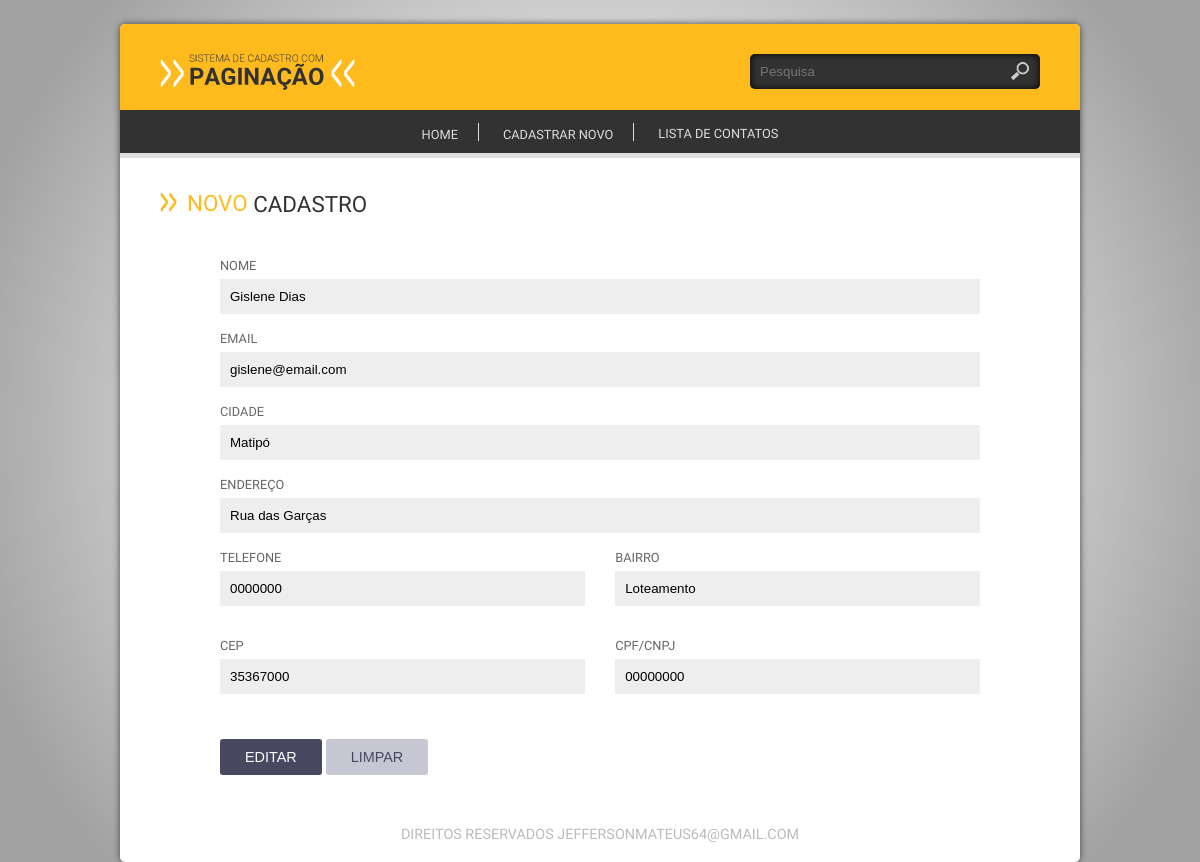
Page /index.php?link=2&acao=Editar&id=3 on the committed database.
### tables this page shows
CREATE TABLE `cliente` (
  `id_cliente` int(11) NOT NULL,
  `cliente` varchar(2000) NOT NULL,
  `endereco` varchar(150) DEFAULT NULL,
  `bairro` varchar(100) DEFAULT NULL,
  `cidade` varchar(100) DEFAULT NULL,
  `cep` varchar(10) NOT NULL,
  `fone` varchar(15) NOT NULL,
  `email` varchar(150) NOT NULL,
  `cpf` varchar(11) NOT NULL
);

### config/crud.php (called while the page is built, shortened)
<?php
function openConection() {
    $conection = @mysqli_connect(HOST, USER, PASSWORD, DATABASE) or die(mysqli_connect_error());
    mysqli_set_charset($conection, CHARSET);
    return $conection;
}
function runsql($sql) {
    $conection = openConection();
    $qry = @mysqli_query($conection, $sql) or die(mysqli_erro($conection));
    return $qry;
}
function queryData($tabela, $condicao = NULL, $campos = "*") {
    $sql = "SELECT {$campos} FROM {$tabela} {$condicao}";
    $qry = runsql($sql);
    if (!mysqli_num_rows($qry)) {
        return FALSE;
    } else {
        while ($linha = @mysqli_fetch_array($qry)) {
            $dados[] = $linha;
        }
        return $dados;
    }
}

### frm/frm_cliente.php (the view, shortened to what this page needs)
<?php
$acao = isset($_GET["acao"]) ? $_GET["acao"] : "Cadastrar";
$id = isset($_GET["id"]) ? $_GET["id"] : NULL;
if ($id) {
    $cliente = queryData("`cliente` WHERE `id_cliente` = $id");
}
$nome        = isset($cliente[0]["cliente"]) ? $cliente[0]["cliente"] : NULL;
$email       = isset($cliente[0]["email"]) ? $cliente[0]["email"] : NULL;
$endereco    = isset($cliente[0]["endereco"]) ? $cliente[0]["endereco"] : NULL;
$fone        = isset($cliente[0]["fone"]) ? $cliente[0]["fone"] : NULL;
$bairro      = isset($cliente[0]["bairro"]) ? $cliente[0]["bairro"] : NULL;
$cep         = isset($cliente[0]["cep"]) ? $cliente[0]["cep"] : NULL;
$cpf         = isset($cliente[0]["cpf"]) ? $cliente[0]["cpf"] : NULL;
$cidade      = isset($cliente[0]["cidade"])?$cliente[0]["cidade"]: NULL ;
?>
<div class="base-home">
    <h1 class="titulo"><span class="cor">Novo</span> cadastro</h1>
    <div class="base-formulario">
        <form action="op/op_cliente.php" method="POST">
            <label>Nome</label>
            <input name="txt_cliente" value="<?php echo $nome; ?>" type="text" placeholder="Insira um nome">
            <label>Email</label>
            <input name="txt_email" value="<?php echo $email ; ?>" type="text" placeholder="Insira um email">
            <label>Cidade</label>
            <input name="txt_cidade" value="<?php echo $cidade ; ?>" type="text" placeholder="Insira o nome da sua cidade">
            <label>Endereço</label>
            <input name="txt_endereco" value="<?php echo $endereco ; ?>" type="text" placeholder="Insira seu endereço">
            <div class="col">
                <label>Telefone</label>
                <input name="txt_fone" value="<?php echo $fone ; ?>" type="text" placeholder="Insira seu telefone">
            </div>
            <div class="col">
                <label>Bairro</label>
                <input name="txt_bairro" value="<?php echo $bairro ; ?>" type="text" placeholder="Insira seu bairro">
            </div>
            <div class="col">
                <label>CEP</label>
                <input name="txt_cep" value="<?php echo $cep ; ?>" type="text" placeholder="Insira seu CEP">
            </div>
            <div class="col">
                <label>CPF/CNPJ</label>
                <input name="txt_cpf" value="<?php echo $cpf ; ?>" type="text" placeholder="Insira seu CPF">
            </div>
            <input type="submit" value="<?php echo $acao ?>" class="btn">
            <input type="reset" name="Reset" id="button" value="Limpar" class="btn limpar">
        </form>
    </div>
</div>

### css/style.css (style rules this page uses)
* { margin:0; padding:0; box-sizing:border-box; -webkit-box-sizing:border-box; -moz-box-sizing:border-box; -o-box-sizing:border-box; -ms-box-sizing:border-box; vertical-align:middle; }
html, body { height:100%; background:#ddd url(../img/fundo.png) fixed no-repeat center; background-size:100%; }
body { font-size:1em; font-family: 'rregular'; }
h1, h2, h3, h4, h5 { margin:0; padding:0; text-transform:uppercase; font-weight:inherit; }
input ,textarea, select { width:100%; max-width:100%; padding:10px; background:#EEEEEE; border:0 }
.base-home { width:100%; float:left; padding:20px 40px; }
.titulo { display:block; padding:10px 0; color:#323232; font-weight:inherit; font-size:1.4em; text-transform:uppercase; }
.titulo:before { content:url(../img/ico-seta-ttl.png); padding-right:10px; }
.titulo .cor { color:#FFBB1E; position:relative; top:-3px; }
.base-home .base-formulario { width:100%; float:left; padding:10px 60px; }
.base-home .base-formulario label { display:block; padding-top:15px; padding-bottom:5px; font-size:.8em; text-transform:uppercase; color:#666666; }
.base-home .base-formulario .col { width:48%; float:left; margin-bottom:15px; }
.base-home .base-formulario .col:nth-of-type(2n+0) { float:right; }
.base-home .base-formulario .btn { display:inline-block; width:auto; padding:10px 25px; margin-top:30px; }
.base-home .base-formulario .btn.limpar { background:#C7C7D3; color:#484860; }
.btn { display:block; padding:10px; border-radius:3px; -webkit-border-radius:3px; -moz-border-radius:3px; -moz-border-radius:3px; -o-border-radius:3px; text-transform:uppercase; color:#fff; background:#484860; font-size:.9em; }

### rows in the picture
cliente: txt_cliente "Gislene Dias", txt_email "gislene@email.com", txt_cidade "Matipó", txt_endereco "Rua das Garças", txt_fone "0000000", txt_bairro "Loteamento", txt_cep "35367000", txt_cpf "00000000"
